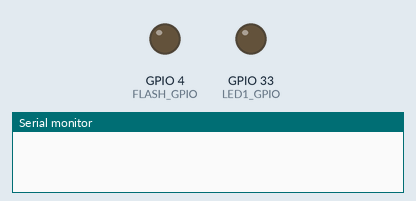
Simulated run of this sketch. Board: ESP32. Shown: output pins drawn as LEDs (lit = HIGH), the last lines printed to the serial monitor. WiFi joins after 1.5 s; servers stay silent unless stated; the camera gives no picture.

Above: at 0.1 s.
At 8.1 s:
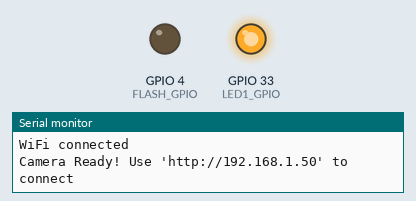
Timing chart, 0 to 9.6 s (numbered marks = the images above):
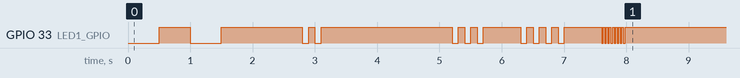

The sketch:

CameraWebServer.ino
```cpp
#include "esp_camera.h"
#include <WiFi.h>

#define CAMERA_MODEL_AI_THINKER
#include "camera_pins.h"

// credentials for various access points (DON'T COMMIT)
const char* ssid = "";
const char* password = "";

#define FLASH_GPIO 4
#define LED1_GPIO 33

void startCameraServer();

void setup() {
  // use led to indicate various statuses
  pinMode(LED1_GPIO, OUTPUT);
  LEDStartBoot();

  Serial.begin(115200);
  Serial.setDebugOutput(true);
  Serial.println();

  camera_config_t config;
  config.ledc_channel = LEDC_CHANNEL_0;
  config.ledc_timer = LEDC_TIMER_0;
  config.pin_d0 = Y2_GPIO_NUM;
  config.pin_d1 = Y3_GPIO_NUM;
  config.pin_d2 = Y4_GPIO_NUM;
  config.pin_d3 = Y5_GPIO_NUM;
  config.pin_d4 = Y6_GPIO_NUM;
  config.pin_d5 = Y7_GPIO_NUM;
  config.pin_d6 = Y8_GPIO_NUM;
  config.pin_d7 = Y9_GPIO_NUM;
  config.pin_xclk = XCLK_GPIO_NUM;
  config.pin_pclk = PCLK_GPIO_NUM;
  config.pin_vsync = VSYNC_GPIO_NUM;
  config.pin_href = HREF_GPIO_NUM;
  config.pin_sscb_sda = SIOD_GPIO_NUM;
  config.pin_sscb_scl = SIOC_GPIO_NUM;
  config.pin_pwdn = PWDN_GPIO_NUM;
  config.pin_reset = RESET_GPIO_NUM;
  config.xclk_freq_hz = 20000000;
  config.pixel_format = PIXFORMAT_JPEG;
  //init with high specs to pre-allocate larger buffers
  if (psramFound()) {
    config.frame_size = FRAMESIZE_UXGA;
    config.jpeg_quality = 10;
    config.fb_count = 2;
  } else {
    config.frame_size = FRAMESIZE_SVGA;
    config.jpeg_quality = 12;
    config.fb_count = 1;
  }

  // camera init
  esp_err_t err = esp_camera_init(&config);
  if (err != ESP_OK) {
    Serial.printf("Camera init failed with error 0x%x", err);
    return;
  }

  sensor_t * s = esp_camera_sensor_get();
  //initial sensors are flipped vertically and colors are a bit saturated
  if (s->id.PID == OV3660_PID) {
    s->set_vflip(s, 1);//flip it back
    s->set_brightness(s, 1);//up the blightness just a bit
    s->set_saturation(s, -2);//lower the saturation
  }
  //drop down frame size for higher initial frame rate
  s->set_framesize(s, FRAMESIZE_QVGA);

  //disable flash
  pinMode(FLASH_GPIO, OUTPUT);
  digitalWrite(FLASH_GPIO, LOW);

  //indicate success camera setup
  LEDSuccessCamera();

  // connect to access point
  WiFi.begin(ssid, password);
  while (WiFi.status() != WL_CONNECTED) {
    delay(500);
    Serial.println(wl_status_to_string(WiFi.status()));
  }
  Serial.println("");
  Serial.println("WiFi connected");
  LEDSuccessWiFi();

  startCameraServer();

  Serial.print("Camera Ready! Use 'http://");
  Serial.print(WiFi.localIP());
  Serial.println("' to connect");
  LEDSuccessServer();
  // indicate successful overall startup
  LEDSuccessStartup();
}

void loop() {
  // put your main code here, to run repeatedly:
  delay(10000);
}

void LEDStartBoot() {
  LEDFlash(2, 500);
  delay(500);
}

void LEDSuccessCamera() {
  LEDFlash(2, 100);
  delay(500);
}

void LEDSuccessWiFi() {
  LEDFlash(3, 100);
  delay(500);
}

void LEDSuccessServer() {
  LEDFlash(4, 100);
  delay(500);
}

void LEDSuccessStartup() {
  LEDFlash(8, 25);
  delay(500);
}

void LEDFlash(int times, int delaytime) {
  for (int count = 0; count < times; count++) {
    digitalWrite(LED1_GPIO, LOW); //on
    delay(delaytime);
    digitalWrite(LED1_GPIO, HIGH); //off
    delay(delaytime);
  }
}

const char* wl_status_to_string(wl_status_t status) {
  switch (status) {
    case WL_NO_SHIELD: return "WL_NO_SHIELD";
    case WL_IDLE_STATUS: return "WL_IDLE_STATUS";
    case WL_NO_SSID_AVAIL: return "WL_NO_SSID_AVAIL";
    case WL_SCAN_COMPLETED: return "WL_SCAN_COMPLETED";
    case WL_CONNECTED: return "WL_CONNECTED";
    case WL_CONNECT_FAILED: return "WL_CONNECT_FAILED";
    case WL_CONNECTION_LOST: return "WL_CONNECTION_LOST";
    case WL_DISCONNECTED: return "WL_DISCONNECTED";
  }
}
```

camera_pins.h
```cpp
#if defined(CAMERA_MODEL_WROVER_KIT)
#define PWDN_GPIO_NUM    -1
#define RESET_GPIO_NUM   -1
#define XCLK_GPIO_NUM    21
#define SIOD_GPIO_NUM    26
#define SIOC_GPIO_NUM    27

#define Y9_GPIO_NUM      35
#define Y8_GPIO_NUM      34
#define Y7_GPIO_NUM      39
#define Y6_GPIO_NUM      36
#define Y5_GPIO_NUM      19
#define Y4_GPIO_NUM      18
#define Y3_GPIO_NUM       5
#define Y2_GPIO_NUM       4
#define VSYNC_GPIO_NUM   25
#define HREF_GPIO_NUM    23
#define PCLK_GPIO_NUM    22

#elif defined(CAMERA_MODEL_ESP_EYE)
#define PWDN_GPIO_NUM    -1
#define RESET_GPIO_NUM   -1
#define XCLK_GPIO_NUM    4
#define SIOD_GPIO_NUM    18
#define SIOC_GPIO_NUM    23

#define Y9_GPIO_NUM      36
#define Y8_GPIO_NUM      37
#define Y7_GPIO_NUM      38
#define Y6_GPIO_NUM      39
#define Y5_GPIO_NUM      35
#define Y4_GPIO_NUM      14
#define Y3_GPIO_NUM      13
#define Y2_GPIO_NUM      34
#define VSYNC_GPIO_NUM   5
#define HREF_GPIO_NUM    27
#define PCLK_GPIO_NUM    25

#elif defined(CAMERA_MODEL_M5STACK_PSRAM)
#define PWDN_GPIO_NUM     -1
#define RESET_GPIO_NUM    15
#define XCLK_GPIO_NUM     27
#define SIOD_GPIO_NUM     25
#define SIOC_GPIO_NUM     23

#define Y9_GPIO_NUM       19
#define Y8_GPIO_NUM       36
#define Y7_GPIO_NUM       18
#define Y6_GPIO_NUM       39
#define Y5_GPIO_NUM        5
#define Y4_GPIO_NUM       34
#define Y3_GPIO_NUM       35
#define Y2_GPIO_NUM       32
#define VSYNC_GPIO_NUM    22
#define HREF_GPIO_NUM     26
#define PCLK_GPIO_NUM     21

#elif defined(CAMERA_MODEL_M5STACK_WIDE)
#define PWDN_GPIO_NUM     -1
#define RESET_GPIO_NUM    15
#define XCLK_GPIO_NUM     27
#define SIOD_GPIO_NUM     22
#define SIOC_GPIO_NUM     23

#define Y9_GPIO_NUM       19
#define Y8_GPIO_NUM       36
#define Y7_GPIO_NUM       18
#define Y6_GPIO_NUM       39
#define Y5_GPIO_NUM        5
#define Y4_GPIO_NUM       34
#define Y3_GPIO_NUM       35
#define Y2_GPIO_NUM       32
#define VSYNC_GPIO_NUM    25
#define HREF_GPIO_NUM     26
#define PCLK_GPIO_NUM     21

#elif defined(CAMERA_MODEL_AI_THINKER)
#define PWDN_GPIO_NUM     32
#define RESET_GPIO_NUM    -1
#define XCLK_GPIO_NUM      0
#define SIOD_GPIO_NUM     26
#define SIOC_GPIO_NUM     27

#define Y9_GPIO_NUM       35
#define Y8_GPIO_NUM       34
#define Y7_GPIO_NUM       39
#define Y6_GPIO_NUM       36
#define Y5_GPIO_NUM       21
#define Y4_GPIO_NUM       19
#define Y3_GPIO_NUM       18
#define Y2_GPIO_NUM        5
#define VSYNC_GPIO_NUM    25
#define HREF_GPIO_NUM     23
#define PCLK_GPIO_NUM     22

#else
#error "Camera model not selected"
#endif
```
